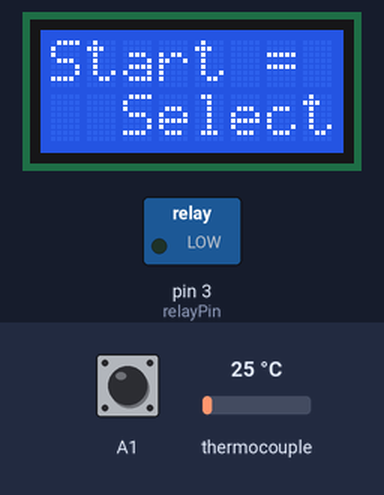
Recording of a sketch running on a simulated Arduino Uno, built with avr-gcc and run on an emulated ATmega328P. On the bench: 8×2 character LCD, switched loads named in the sketch (green lamp = pin HIGH). The inputs (shaded band) are chosen by the test bench; at power-on: A1 HIGH, thermocouple 25 °C. Storage starts empty. At 4.9 s the program stops and its outputs stay as they are.

Above: at 0.8 s.
0.9 s: A1 pulled LOW for 0.15 s
At 1.7 s:
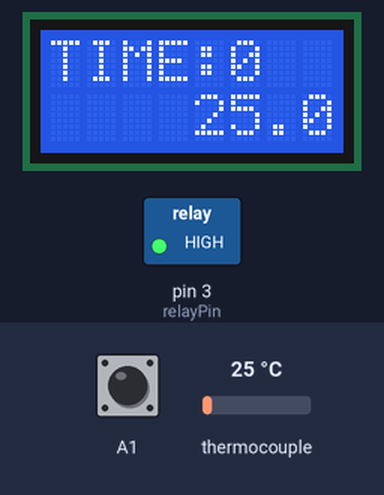
4.0 s: thermocouple set to 294 °C
At 5.4 s:
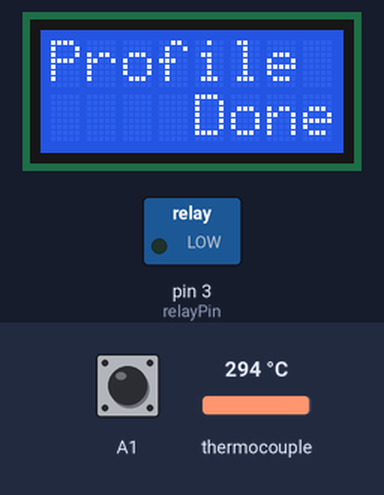
Timing chart, 0 to 6.4 s (numbered marks = the images above; inputs shaded):
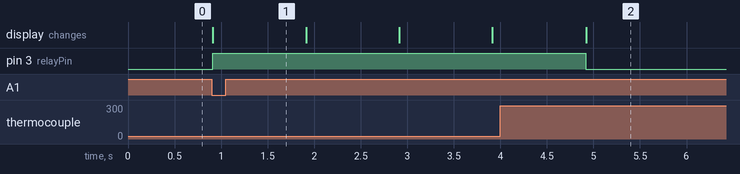

Measured:
- after the input at 0.9 s, pin 3 (relayPin): LOW → HIGH at once; the display: changes at once (image 1)
- after the input at 4.0 s, pin 3 (relayPin): HIGH → LOW after 0.92 s; the display: changes after 0.92 s (image 2)

The sketch:

RefloLeoProfiler.ino
```cpp
#include <SdFat.h>
#include "Adafruit_MAX31855.h"
#include <LiquidCrystal.h>
#include <CapacitiveSensor.h>

int thermoCLK = A4;
int thermoCS = A3;
int thermoDO = A5;

#define relayPin 3
#define thresh 2500 //capacitive touch detect threshold

CapacitiveSensor cs_up = CapacitiveSensor(5,13);
CapacitiveSensor cs_dn = CapacitiveSensor(7,11);
CapacitiveSensor cs_sel = CapacitiveSensor(A2,A1);
byte capButtonStat[3]={0,0,0};

// Initialize the Thermocouple
Adafruit_MAX31855 thermocouple(thermoCLK, thermoCS, thermoDO);

// initialize the LCD library with the numbers of the interface pins
/*
RS= 6
E=  8
DB4=9
DB5=10
DB6=4
DB7=12
*/
LiquidCrystal lcd(6,8,9,10,4,12);

SdFat sdcard;
SdFile SDfile;

#define targetTime 210 //Maximum time allowed (seconds)
#define targetTemp 255 //Maximum temperature (Celcius)

//unsigned long instructionExpire=0;
unsigned long currTime;
unsigned long startTime;
unsigned long timers[3] = {0,0,0};
char pFileName[13] = "ProfTest.txt";

void setup() {
  pinMode(relayPin, OUTPUT);

  Serial.begin(9600);
  lcd.begin(8, 2);

  pinMode(3,OUTPUT);
  pinMode(4,OUTPUT);

  if(!sdcard.begin(SS, SPI_HALF_SPEED)){
    Serial.println("SD initialization failed!");
    sdcard.initErrorHalt();
    }

  updateLCD("Start =", "Select");


  while(checkcapbutton(2) == 0){
    }

  startTime = millis();

  sdRWfile('w', &pFileName[0]);  // Open file
  char tbuff[]="Time, Temperature";
  sdRW(&tbuff[0],strlen(tbuff));

  digitalWrite(relayPin,HIGH);
}

////////////////////////////////////////////
byte checkcapbutton(byte bnum){
  long tstat=0;
  switch(bnum){
    case 0:
      tstat=cs_up.capacitiveSensor(30);
      break;
    case 1:
      tstat=cs_dn.capacitiveSensor(30);
      break;
    case 2:
      tstat=cs_sel.capacitiveSensor(30);
      break;
    }
  if(tstat > thresh)
    return(1);
  else
    return(0);
  }

////////////////////////////////////////////
void updateLCD(char *s1, char *s2){
  char firstline[9] = {' ',' ',' ',' ',' ',' ',' ',' ','\0'};
  char secline[9] = {' ',' ',' ',' ',' ',' ',' ',' ','\0'};

  //transfer first string into first line (left justify)
  byte ele=0;
  while(s1[ele] != '\0' && ele < 10){
    firstline[ele] = s1[ele];
    ele++;
    }

  //measure size of second string
  ele=0;
  while(s2[ele] != '\0' && ele < 10){
    ele++;
    }

  //transfer second string with offset (right justify)
  byte rjctr = 8 - ele;
  byte ectr;
  for(ectr = rjctr; ectr < 8; ectr++)
    secline[ectr] = s2[ectr - rjctr];

  lcd.setCursor(0, 0);
  lcd.print(firstline);
  lcd.setCursor(0, 1);
  lcd.print(secline);
  }

////////////////////////////////////////////
byte sdRWfile(char op, char *fileNm){

  if(op=='r'){
    if(!SDfile.open(fileNm, O_READ)){
      Serial.println("opening file for reading failed");
      return(0);
      }
    }

  else if(op=='w'){
    if(!SDfile.open(fileNm, O_RDWR | O_CREAT | O_TRUNC)){
      Serial.println("opening file for writing failed");
      return(0);
      }
    }

  else if(op=='c'){
    SDfile.close();
    }
  return(1);
  }

//////////////////////////////////////////////
void sdRW(char *buff, byte memlength){
  byte fctr=0;

  for(fctr=0; fctr < memlength; fctr++){
    SDfile.print(char(buff[fctr]));
    }
  SDfile.print(char(10));
  SDfile.print(char(13));
  }

///////////////////////////////////////////////
void calcTime(char *time){
  byte strSize;
  double tdiff = (currTime - startTime) / 1000;
  if(tdiff > 99)
    strSize=3;
  else if(tdiff > 9)
    strSize=2;
  else
    strSize=1;

  dtostrf(tdiff,strSize,0,&time[0]);
  }

///////////////////////////////////////////////
void updateDisplay(void){

  double c = thermocouple.readCelsius();
  char c_str[7];
  dtostrf(c,5,1,&c_str[0]);

  char disp[17];
  char Ttime[4]="";

  strcpy(disp,"TIME:");
  calcTime(Ttime);
  strcat(disp,Ttime);

  updateLCD(disp, c_str);
  }


//////////////////////////////////////////////
void saveTemp(void){
  char time_str[4]="";

  char timetemp[7]="";
  calcTime(&time_str[0]);

  double c = thermocouple.readCelsius();
  char c_str[7];
  dtostrf(c,5,1,&c_str[0]);

  strcat(timetemp,time_str);
  strcat(timetemp,",");
  strcat(timetemp,c_str);

  sdRW(&timetemp[0],strlen(timetemp));

  }

//////////////////////////////////////////////

void loop() {

  currTime = millis();

  if(currTime > timers[1]){
    timers[1] = currTime + 10000;
    saveTemp();
    }

  if(currTime > timers[0]){
    timers[0] = currTime + 1000;
    updateDisplay();
    }

  if(currTime > timers[2]){
    timers[2] = currTime + 1000;
    if( (currTime - startTime)/1000 > targetTime ||
        thermocouple.readCelsius() > targetTemp){
      saveTemp();
      digitalWrite(relayPin,LOW);
      updateLCD("Profile", "Done");
      sdRWfile('c', &pFileName[0]);  // Open file
      while(1);
      }
    }
  }
```
